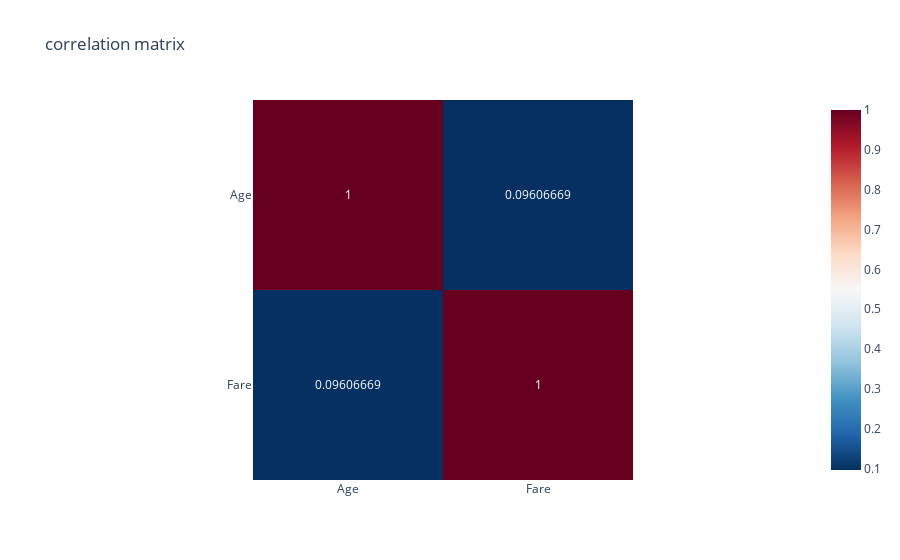

Source (notebook cell):
### Code cell
px.imshow(corr,
        text_auto=True,
        title ='correlation matrix',
        color_continuous_scale='RdBu_r',)

### Figure 1 — Plotly figure (JSON) as saved in the notebook; plotly's stock layout.template omitted (floating-point values rounded to 4 significant figures)
{"data": [{"coloraxis": "coloraxis", "hovertemplate": "x: %{x}<br>y: %{y}<br>color: %{z}<extra></extra>", "name": "0", "texttemplate": "%{z}", "type": "heatmap", "x": ["Age", "Fare"], "xaxis": "x", "y": ["Age", "Fare"], "yaxis": "y", "z": [[1, 0.09607], [0.09607, 1]]}], "layout": {"coloraxis": {"colorscale": [[0, "rgb(5,48,97)"], [0.1, "rgb(33,102,172)"], [0.2, "rgb(67,147,195)"], [0.3, "rgb(146,197,222)"], [0.4, "rgb(209,229,240)"], [0.5, "rgb(247,247,247)"], [0.6, "rgb(253,219,199)"], [0.7, "rgb(244,165,130)"], [0.8, "rgb(214,96,77)"], [0.9, "rgb(178,24,43)"], [1, "rgb(103,0,31)"]]}, "title": {"text": "correlation matrix"}, "xaxis": {"anchor": "y", "constrain": "domain", "domain": [0, 1], "scaleanchor": "y"}, "yaxis": {"anchor": "x", "autorange": "reversed", "constrain": "domain", "domain": [0, 1]}}}
